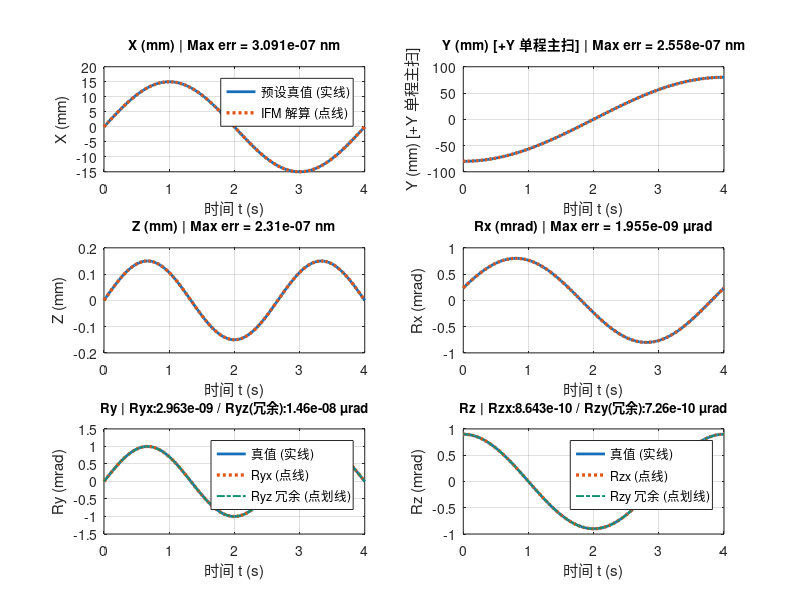

Write the MATLAB code that produced this figure. (Note: this script raises an error after producing the figure.)
%% sim_ws_ifm_6dof_animation_v6.m
% 基于用户提供的 v5 扫描、显示和光线追迹，修正其名义光路的 IFM 解算。
% sim_ws_ifm_6dof_animation_v6          显示修正 C1 的动画、时序和残差
% r = sim_ws_ifm_6dof_animation_v6(false)  批量返回 C0、原 C1 和修正 C1 及逐帧残差
% 位置和 IFM 读数用 mm，角度用 rad。输出端口中的 C0 Ryz 沿用 DOCX 字面数值约定。
%
function results = sim_ws_ifm_6dof_animation_v6(showAnimation)
    if nargin < 1
        showAnimation = true;
    end
    if showAnimation
        clc; close all;
    end

    %% ==================== 1. 用户可调仿真、标记点与夸张参数 ====================
    T_total  = 4.0;      % 单程扫描时长 (s)
    N_frames = 121;      % 单程帧数
    t = linspace(0, T_total, N_frames).';
    u = t / T_total;

    % WS 内部标记点（WS 局部坐标系，单位 mm）
    P_ws_local = [0.0; 0.0; -60.0];

    % 视觉夸张倍率（仅用于 Fig 1 动画显示；物理追迹与解算均使用真实小角度位姿）
    vis.X = 1.0;
    vis.Y = 1.0;
    vis.Z = 40.0;                    % Z 夸张 40 倍（0.15 mm -> 6.0 mm）
    vis.R = deg2rad(1.0) / 1.0e-3;   % 旋转夸张 ~17.45 倍（真实 1 mrad -> 动画 1 deg）

    loop_playback = true;  % Fig 1 循环播放（关闭 Fig 1 窗口自动停止）
    pause_dt      = 0.06;  % 播放速率设为 v4 的 50%（0.03 s -> 0.06 s/帧）
    save_gif      = false; % 设为 true 可在第 1 轮导出 'ws_ifm_6dof_motion_v6.gif'
    gif_file      = 'ws_ifm_6dof_motion_v6.gif';

    %% ==================== 2. CAD 精确几何参数与 Z/Ryz 装调标定 ====================
    cfg = init_ifm_geometry();
    [theta_Z, theta_Ryz] = calibrate_z_and_ryz_models(cfg);
    c0Params = nominal_c0_parameters(cfg);

    %% ==================== 3. 规划 WS 沿 +Y 单程扫描 + 5 自由度伴随运动 ====================
    Y_true  = -80.0   + 160.0 * (0.5 - 0.5*cos(pi*u));  % mm（+Y 单程）
    X_true  =  15.0   * sin(2*pi*u);                    % mm
    Z_true  =  0.15   * sin(3*pi*u);                    % mm
    Rx_true =  0.8e-3 * sin(2*pi*u + 0.3);              % rad（±0.8 mrad）
    Ry_true =  1.0e-3 * sin(3*pi*u);                    % rad（±1.0 mrad）
    Rz_true =  0.9e-3 * cos(2*pi*u);                    % rad（±0.9 mrad）

    pose_true = [X_true, Y_true, Z_true, Rx_true, Ry_true, Rz_true];

    %% ==================== 4. 逐时刻 8 光束追迹读数 + 8 通道（含 2 冗余）解算 ====================
    beams_hist = zeros(N_frames, 8);
    dof8_hist = zeros(N_frames, 8);
    c0 = zeros(N_frames, 8);
    c1 = zeros(N_frames, 8);
    for k = 1:N_frames
        m = measure_ifm(pose_true(k, :), cfg);
        beams_hist(k, :) = [m.x1, m.x2, m.x3, m.y1, m.y2, m.y3, m.z1, m.z2];
        c1(k,:) = solve_c1_v5(m,cfg,theta_Z,theta_Ryz);
        c0(k,:) = solve_ifm_c0(m,cfg,c0Params,c1(k,:));
        dof8_hist(k,:) = solve_ifm_c1_corrected(m,cfg);
    end

    % 计算全部 8 个通道的解算残差（位置单位 nm，角度单位 urad）
    res_X   = (dof8_hist(:,1) - X_true)  * 1e6;
    res_Y   = (dof8_hist(:,2) - Y_true)  * 1e6;
    res_Z   = (dof8_hist(:,3) - Z_true)  * 1e6;
    res_Rx  = (dof8_hist(:,4) - Rx_true) * 1e6;
    res_Ryx = (dof8_hist(:,5) - Ry_true) * 1e6;
    res_Ryz = (dof8_hist(:,6) - Ry_true) * 1e6;
    res_Rzx = (dof8_hist(:,7) - Rz_true) * 1e6;
    res_Rzy = (dof8_hist(:,8) - Rz_true) * 1e6;

    fprintf('============ v6 修正 C1 单程 +Y 扫描残差统计 (Max / RMS) ============\n');
    fprintf('  X   (平移投影)         : Max = %11.4g nm   | RMS = %11.4g nm\n',   max(abs(res_X)),   rms(res_X));
    fprintf('  Y   (平移投影)     : Max = %11.4g nm   | RMS = %11.4g nm\n',   max(abs(res_Y)),   rms(res_Y));
    fprintf('  Z   (Z 均值)         : Max = %11.4g nm   | RMS = %11.4g nm\n',   max(abs(res_Z)),   rms(res_Z));
    fprintf('  Rx  (Y1/Y2/Y3)     : Max = %11.4g urad | RMS = %11.4g urad\n', max(abs(res_Rx)),  rms(res_Rx));
    fprintf('  Ryx (X1/X2/X3 主控): Max = %11.4g urad | RMS = %11.4g urad\n', max(abs(res_Ryx)), rms(res_Ryx));
    fprintf('  Ryz (Z 差分冗余)  : Max = %11.4g urad | RMS = %11.4g urad\n', max(abs(res_Ryz)), rms(res_Ryz));
    fprintf('  Rzx (X 主偏航)  : Max = %11.4g urad | RMS = %11.4g urad\n', max(abs(res_Rzx)), rms(res_Rzx));
    fprintf('  Rzy (Y 偏航冗余)  : Max = %11.4g urad | RMS = %11.4g urad\n', max(abs(res_Rzy)), rms(res_Rzy));
    fprintf('========================================================================\n');

    truth8 = pose_true(:,[1,2,3,4,5,5,6,6]);
    results = struct('time_s',t,'truePose',pose_true,'truth8',truth8, ...
        'readout_mm',beams_hist,'C0',c0,'C1',c1,'C1Corrected',dof8_hist, ...
        'C0Error',c0-truth8,'C1Error',c1-truth8,'C1CorrectedError',dof8_hist-truth8, ...
        'C0Parameters',c0Params);
    if ~showAnimation
        return
    end

    %% ==================== 5. Fig 2：6 自由度预设真值（实线）vs 解算结果（点线） ====================
    fig2 = figure(2); clf(fig2);
    set(fig2, 'Name', 'Fig 2 (v6): 6-DOF 预设真值（实线）与 IFM 解算结果（点线，含冗余项）', ...
        'Color', 'w', 'Position', [740, 80, 720, 700]);

    col_true = [0.08, 0.43, 0.72];
    col_est  = [0.88, 0.33, 0.08];
    col_red  = [0.06, 0.56, 0.44];

    labels_pos = {'X (mm)', 'Y (mm) [+Y 单程主扫]', 'Z (mm)'};
    res_pos_cell = {res_X, res_Y, res_Z};
    for i = 1:3
        subplot(3, 2, i);
        plot(t, pose_true(:, i), '-', 'Color', col_true, 'LineWidth', 2.0); hold on;
        plot(t, dof8_hist(:, i), ':', 'Color', col_est,  'LineWidth', 2.4);
        grid on; xlabel('时间 t (s)'); ylabel(labels_pos{i});
        title(sprintf('%s | Max err = %.4g nm', labels_pos{i}, max(abs(res_pos_cell{i}))), ...
              'FontSize', 9.8, 'FontWeight', 'bold');
        if i == 1
            legend({'预设真值 (实线)', 'IFM 解算 (点线)'}, 'Location', 'best');
        end
    end

    subplot(3, 2, 4);
    plot(t, Rx_true*1e3, '-', 'Color', col_true, 'LineWidth', 2.0); hold on;
    plot(t, dof8_hist(:,4)*1e3, ':', 'Color', col_est, 'LineWidth', 2.4);
    grid on; xlabel('时间 t (s)'); ylabel('Rx (mrad)');
    title(sprintf('Rx (mrad) | Max err = %.4g \\murad', max(abs(res_Rx))), ...
          'FontSize', 9.8, 'FontWeight', 'bold');

    subplot(3, 2, 5);
    plot(t, Ry_true*1e3, '-', 'Color', col_true, 'LineWidth', 2.0); hold on;
    plot(t, dof8_hist(:,5)*1e3, ':',  'Color', col_est, 'LineWidth', 2.4);
    plot(t, dof8_hist(:,6)*1e3, '-.', 'Color', col_red, 'LineWidth', 1.4);
    grid on; xlabel('时间 t (s)'); ylabel('Ry (mrad)');
    title(sprintf('Ry | Ryx:%.4g / Ryz(冗余):%.4g \\murad', max(abs(res_Ryx)), max(abs(res_Ryz))), ...
          'FontSize', 9.5, 'FontWeight', 'bold');
    legend({'真值 (实线)', 'Ryx (点线)', 'Ryz 冗余 (点划线)'}, 'Location', 'best');

    subplot(3, 2, 6);
    plot(t, Rz_true*1e3, '-', 'Color', col_true, 'LineWidth', 2.0); hold on;
    plot(t, dof8_hist(:,7)*1e3, ':',  'Color', col_est, 'LineWidth', 2.4);
    plot(t, dof8_hist(:,8)*1e3, '-.', 'Color', col_red, 'LineWidth', 1.4);
    grid on; xlabel('时间 t (s)'); ylabel('Rz (mrad)');
    title(sprintf('Rz | Rzx:%.4g / Rzy(冗余):%.4g \\murad', max(abs(res_Rzx)), max(abs(res_Rzy))), ...
          'FontSize', 9.5, 'FontWeight', 'bold');
    legend({'真值 (实线)', 'Rzx (点线)', 'Rzy 冗余 (点划线)'}, 'Location', 'best');

    sgtitle('Fig 2 (v6)：WS +Y 单程扫描 6-DOF 预设真值（实线）与 8 通道 IFM 解算（点线）', ...
            'FontSize', 12, 'FontWeight', 'bold');

    %% ==================== 6. 新增 Fig 3：解算结果与真实结果的残差时序图 ====================
    fig3 = figure(3); clf(fig3);
    set(fig3, 'Name', 'Fig 3 (v6): IFM 解算残差时序图（解算值 - 真实值，含冗余通道）', ...
        'Color', 'w', 'Position', [820, 40, 720, 700]);

    % 1-ΔX, 2-ΔY, 3-ΔZ (nm)
    res_pos_titles = {'\DeltaX 残差', '\DeltaY 残差', '\DeltaZ 残差'};
    for i = 1:3
        subplot(3, 2, i);
        r = res_pos_cell{i};
        yline(0, '--', 'Color', [0.65, 0.70, 0.75], 'LineWidth', 0.9); hold on;
        plot(t, r, '-', 'Color', col_true, 'LineWidth', 1.7);
        grid on; xlabel('时间 t (s)'); ylabel('残差 (nm)');
        title(sprintf('%s | Max=%.4g / RMS=%.4g nm', res_pos_titles{i}, max(abs(r)), rms(r)), ...
              'FontSize', 9.4, 'FontWeight', 'bold');
    end

    % 4-ΔRx (urad)
    subplot(3, 2, 4);
    yline(0, '--', 'Color', [0.65, 0.70, 0.75], 'LineWidth', 0.9); hold on;
    plot(t, res_Rx, '-', 'Color', col_true, 'LineWidth', 1.7);
    grid on; xlabel('时间 t (s)'); ylabel('残差 (\murad)');
    title(sprintf('\\DeltaRx 残差 | Max=%.4g / RMS=%.4g \\murad', max(abs(res_Rx)), rms(res_Rx)), ...
          'FontSize', 9.4, 'FontWeight', 'bold');

    % 5-ΔRy (Ryx 主控 vs Ryz 冗余)
    subplot(3, 2, 5);
    yline(0, '--', 'Color', [0.65, 0.70, 0.75], 'LineWidth', 0.9); hold on;
    plot(t, res_Ryx, '-',  'Color', col_est, 'LineWidth', 1.7);
    plot(t, res_Ryz, '--', 'Color', col_red, 'LineWidth', 1.6);
    grid on; xlabel('时间 t (s)'); ylabel('残差 (\murad)');
    title(sprintf('\\DeltaRy | Ryx:%.4g / Ryz(冗余):%.4g \\murad', max(abs(res_Ryx)), max(abs(res_Ryz))), ...
          'FontSize', 9.3, 'FontWeight', 'bold');
    legend({'0 基准', '\DeltaRyx (主控)', '\DeltaRyz (冗余)'}, 'Location', 'best');

    % 6-ΔRz (Rzx 主偏航 vs Rzy 冗余)
    subplot(3, 2, 6);
    yline(0, '--', 'Color', [0.65, 0.70, 0.75], 'LineWidth', 0.9); hold on;
    plot(t, res_Rzx, '-',  'Color', col_est, 'LineWidth', 1.7);
    plot(t, res_Rzy, '--', 'Color', col_red, 'LineWidth', 1.6);
    grid on; xlabel('时间 t (s)'); ylabel('残差 (\murad)');
    title(sprintf('\\DeltaRz | Rzx:%.4g / Rzy(冗余):%.4g \\murad', max(abs(res_Rzx)), max(abs(res_Rzy))), ...
          'FontSize', 9.3, 'FontWeight', 'bold');
    legend({'0 基准', '\DeltaRzx (式 3)', '\DeltaRzy (式 4 冗余)'}, 'Location', 'best');

    sgtitle('Fig 3 (v6)：WS 六自由度解算残差时序图（解算结果 - 预设真值）', ...
            'FontSize', 12, 'FontWeight', 'bold');

    %% ==================== 7. 预计算 WS 内部标记点空间轨迹（夸张位姿） ====================
    traj_vis = zeros(3, N_frames);
    for k = 1:N_frames
        pt = pose_true(k, :);
        pose_vis_k = [pt(1)*vis.X, pt(2)*vis.Y, pt(3)*vis.Z, ...
                      pt(4)*vis.R, pt(5)*vis.R, pt(6)*vis.R];
        T_v = pose_vis_k(1:3).';
        R_v = rot_x(pose_vis_k(4)) * rot_y(pose_vis_k(5)) * rot_z(pose_vis_k(6));
        traj_vis(:, k) = R_v * (P_ws_local + T_v);
    end

    %% ==================== 8. Fig 1：左侧 3D 往返反射光路循环动画（50% 速率）+ 右侧实时面板 ====================
    fig1 = figure(1); clf(fig1);
    set(fig1, 'Name', 'Fig 1 (v6): WS +Y 单程循环动画（50% 速率，含入射/反射光路与 8 通道面板）', ...
        'Color', 'w', 'Position', [20, 60, 1150, 710]);

    ax = axes('Parent', fig1, 'Position', [0.04, 0.13, 0.61, 0.77]);
    hold(ax, 'on'); axis(ax, 'equal'); grid(ax, 'on');
    xlabel(ax, 'X (mm)'); ylabel(ax, 'Y (mm)'); zlabel(ax, 'Z (mm)');
    xlim(ax, [-560, 560]); ylim(ax, [-480, 320]); zlim(ax, [-260, 250]);
    view(ax, -120, 24);
    camproj(ax, 'orthographic');

    ax_hud = axes('Parent', fig1, 'Position', [0.68, 0.08, 0.30, 0.84], 'Visible', 'off');
    xlim(ax_hud, [0, 1]); ylim(ax_hud, [0, 1]);
    h_hud = text(ax_hud, 0.02, 0.98, '', ...
        'FontName', 'FixedWidth', 'FontSize', 9.3, ...
        'VerticalAlignment', 'top', 'HorizontalAlignment', 'left', ...
        'BackgroundColor', [0.97, 0.98, 0.99], ...
        'EdgeColor', [0.76, 0.82, 0.88], 'Margin', 8, 'Interpreter', 'none');

    % 8.1 静止部件
    draw_static_box(ax, -542.5, -82.5, -64, -36, 178.5, 187.0, [0.22, 0.64, 0.52], 0.60);
    draw_static_box(ax,   82.5, 542.5, -64, -36, 178.5, 187.0, [0.22, 0.64, 0.52], 0.60);
    draw_static_cylinder(ax, -0.545, 0.077, 92, 192, 23, [0.42, 0.32, 0.72], 0.28);
    text(ax, -312, -50, 206, 'ZMirror\_Left (固定)',  'Color', [0.07, 0.37, 0.35], 'FontWeight', 'bold', 'HorizontalAlignment', 'center');
    text(ax,  312, -50, 206, 'ZMirror\_Right (固定)', 'Color', [0.07, 0.37, 0.35], 'FontWeight', 'bold', 'HorizontalAlignment', 'center');
    text(ax,    0,   0, 212, 'AA (Athena)',           'Color', [0.25, 0.16, 0.48], 'FontWeight', 'bold', 'HorizontalAlignment', 'center');

    % 8.2 移动部件（半透明 WS 便于观察内部点轨迹）
    [V_ws0, F_ws, C_ws] = build_ws_mesh(cfg);
    th = linspace(0, 2*pi, 60);
    V_waf0 = [cfg.wafer_r*cos(th); cfg.wafer_r*sin(th); zeros(size(th))];

    h_ws  = patch(ax, 'Vertices', V_ws0.', 'Faces', F_ws, 'FaceVertexCData', C_ws, ...
                  'FaceColor', 'flat', 'EdgeColor', [0.25, 0.33, 0.42], 'FaceAlpha', 0.40, 'LineWidth', 0.8);
    h_waf = patch(ax, 'XData', V_waf0(1,:), 'YData', V_waf0(2,:), 'ZData', V_waf0(3,:), ...
                  'FaceColor', [0.58, 0.76, 0.87], 'EdgeColor', [0.12, 0.23, 0.37], 'FaceAlpha', 0.52);

    h_axX = plot3(ax, [0, 90], [0, 0],  [0, 0],  'Color', [0.85, 0.15, 0.15], 'LineWidth', 2.0);
    h_axY = plot3(ax, [0, 0],  [0, 90], [0, 0],  'Color', [0.10, 0.62, 0.24], 'LineWidth', 2.0);
    h_axZ = plot3(ax, [0, 0],  [0, 0],  [0, 90], 'Color', [0.15, 0.32, 0.85], 'LineWidth', 2.0);

    % 8.3 WS 内部标记点与三维点图轨迹
    plot3(ax, traj_vis(1,:), traj_vis(2,:), traj_vis(3,:), '.', ...
          'Color', [0.88, 0.55, 0.62], 'MarkerSize', 6);
    h_traj_dots = plot3(ax, nan, nan, nan, 'o', ...
          'MarkerSize', 4.5, 'MarkerFaceColor', [0.88, 0.10, 0.26], 'MarkerEdgeColor', 'none');
    h_ws_point  = plot3(ax, nan, nan, nan, 'o', ...
          'MarkerSize', 9.5, 'MarkerFaceColor', [1.00, 0.15, 0.25], 'MarkerEdgeColor', 'k', 'LineWidth', 1.2);

    % 8.4 10 条入射/去程光（实线）+ 10 条镜面反射回程光（虚线）
    col_X     = [0.08, 0.43, 0.72];  col_X_ret  = [0.22, 0.66, 0.95];
    col_Y     = [0.48, 0.25, 0.63];  col_Y_ret  = [0.76, 0.45, 0.90];
    col_ZF    = [0.88, 0.33, 0.08];  col_ZF_ret = [0.98, 0.60, 0.14];
    col_ZR    = [0.04, 0.55, 0.56];  col_ZR_ret = [0.20, 0.80, 0.76];

    h_ray_X_in  = gobjects(3, 1);  h_ray_X_ret  = gobjects(3, 1);
    h_ray_Y_in  = gobjects(3, 1);  h_ray_Y_ret  = gobjects(3, 1);
    h_ray_ZF_in = gobjects(2, 1);  h_ray_ZF_ret = gobjects(2, 1);
    h_ray_ZR_in = gobjects(2, 1);  h_ray_ZR_ret = gobjects(2, 1);

    for i = 1:3
        h_ray_X_in(i)  = plot3(ax, nan, nan, nan, '-',  'Color', col_X,     'LineWidth', 1.9, 'Marker', 'o', 'MarkerSize', 3.6);
        h_ray_X_ret(i) = plot3(ax, nan, nan, nan, '--', 'Color', col_X_ret, 'LineWidth', 1.4, 'Marker', '^', 'MarkerSize', 3.2);
        h_ray_Y_in(i)  = plot3(ax, nan, nan, nan, '-',  'Color', col_Y,     'LineWidth', 1.9, 'Marker', 'o', 'MarkerSize', 3.6);
        h_ray_Y_ret(i) = plot3(ax, nan, nan, nan, '--', 'Color', col_Y_ret, 'LineWidth', 1.4, 'Marker', '^', 'MarkerSize', 3.2);
    end
    for i = 1:2
        h_ray_ZF_in(i)  = plot3(ax, nan, nan, nan, '-',  'Color', col_ZF,     'LineWidth', 2.1, 'Marker', 'o', 'MarkerSize', 3.6);
        h_ray_ZF_ret(i) = plot3(ax, nan, nan, nan, '--', 'Color', col_ZF_ret, 'LineWidth', 1.5, 'Marker', '^', 'MarkerSize', 3.2);
        h_ray_ZR_in(i)  = plot3(ax, nan, nan, nan, '-',  'Color', col_ZR,     'LineWidth', 1.7, 'Marker', 'o', 'MarkerSize', 3.0);
        h_ray_ZR_ret(i) = plot3(ax, nan, nan, nan, '--', 'Color', col_ZR_ret, 'LineWidth', 1.3, 'Marker', '^', 'MarkerSize', 2.8);
    end

    legend(ax, [h_ray_X_in(1), h_ray_Y_in(1), h_ray_ZF_in(1), h_ray_ZR_in(1), ...
                h_ray_X_ret(1), h_ray_ZF_ret(1), h_ws_point, h_traj_dots], ...
           {'X1-X3 入射', 'Y1-Y3 入射', 'Z1/Z2 折返去程', 'Z1/Z2 参考入射', ...
            'XY 反射回程(虚线)', 'Z 反射回程(虚线)', 'WS 内部点', '内部点轨迹(点图)'}, ...
           'Location', 'southoutside', 'NumColumns', 4, 'FontSize', 8.5);

    % 8.5 循环播放主循环（50% 播放速率）
    loop_idx = 0;
    while ishandle(fig1)
        loop_idx = loop_idx + 1;
        for k = 1:N_frames
            if ~ishandle(fig1), break; end
            pt = pose_true(k, :);
            pose_vis = [pt(1)*vis.X, pt(2)*vis.Y, pt(3)*vis.Z, ...
                        pt(4)*vis.R, pt(5)*vis.R, pt(6)*vis.R];

            T_v = pose_vis(1:3).';
            R_v = rot_x(pose_vis(4)) * rot_y(pose_vis(5)) * rot_z(pose_vis(6));
            V_ws_now  = R_v * (V_ws0  + T_v);
            V_waf_now = R_v * (V_waf0 + T_v);
            set(h_ws,  'Vertices', V_ws_now.');
            set(h_waf, 'XData', V_waf_now(1,:), 'YData', V_waf_now(2,:), 'ZData', V_waf_now(3,:));

            O_v = R_v * T_v;
            ex  = O_v + R_v * [90; 0; 0];
            ey  = O_v + R_v * [0; 90; 0];
            ez  = O_v + R_v * [0; 0; 90];
            set(h_axX, 'XData', [O_v(1), ex(1)], 'YData', [O_v(2), ex(2)], 'ZData', [O_v(3), ex(3)]);
            set(h_axY, 'XData', [O_v(1), ey(1)], 'YData', [O_v(2), ey(2)], 'ZData', [O_v(3), ey(3)]);
            set(h_axZ, 'XData', [O_v(1), ez(1)], 'YData', [O_v(2), ez(2)], 'ZData', [O_v(3), ez(3)]);

            set(h_traj_dots, 'XData', traj_vis(1, 1:k), 'YData', traj_vis(2, 1:k), 'ZData', traj_vis(3, 1:k));
            set(h_ws_point,  'XData', traj_vis(1, k),   'YData', traj_vis(2, k),   'ZData', traj_vis(3, k));

            paths = trace_visual_paths_with_reflection(pose_vis, cfg);
            for i = 1:3
                set(h_ray_X_in(i),  'XData', paths.X_in{i}(1,:),  'YData', paths.X_in{i}(2,:),  'ZData', paths.X_in{i}(3,:));
                set(h_ray_X_ret(i), 'XData', paths.X_ret{i}(1,:), 'YData', paths.X_ret{i}(2,:), 'ZData', paths.X_ret{i}(3,:));
                set(h_ray_Y_in(i),  'XData', paths.Y_in{i}(1,:),  'YData', paths.Y_in{i}(2,:),  'ZData', paths.Y_in{i}(3,:));
                set(h_ray_Y_ret(i), 'XData', paths.Y_ret{i}(1,:), 'YData', paths.Y_ret{i}(2,:), 'ZData', paths.Y_ret{i}(3,:));
            end
            for i = 1:2
                set(h_ray_ZF_in(i),  'XData', paths.ZF_in{i}(1,:),  'YData', paths.ZF_in{i}(2,:),  'ZData', paths.ZF_in{i}(3,:));
                set(h_ray_ZF_ret(i), 'XData', paths.ZF_ret{i}(1,:), 'YData', paths.ZF_ret{i}(2,:), 'ZData', paths.ZF_ret{i}(3,:));
                set(h_ray_ZR_in(i),  'XData', paths.ZR_in{i}(1,:),  'YData', paths.ZR_in{i}(2,:),  'ZData', paths.ZR_in{i}(3,:));
                set(h_ray_ZR_ret(i), 'XData', paths.ZR_ret{i}(1,:), 'YData', paths.ZR_ret{i}(2,:), 'ZData', paths.ZR_ret{i}(3,:));
            end

            title(ax, sprintf('Fig 1 (v6)：+Y 单程循环 [第 %d 轮, 0.5x 速率]  t=%.2fs  (实线入射 / 虚线反射)', ...
                  loop_idx, t(k)), 'FontSize', 10.2, 'FontWeight', 'bold');

            b = beams_hist(k, :);
            d = dof8_hist(k, :);
            hud_lines = { ...
                sprintf('====== 实时状态 (t = %.2f s) ======', t(k)), ...
                '【8 个 IFM 读数头单程光程变化】', ...
                sprintf('  X1 (上排) : %+10.6f mm', b(1)), ...
                sprintf('  X2 (上排) : %+10.6f mm', b(2)), ...
                sprintf('  X3 (下排) : %+10.6f mm', b(3)), ...
                sprintf('  Y1 (上排) : %+10.6f mm', b(4)), ...
                sprintf('  Y2 (上排) : %+10.6f mm', b(5)), ...
                sprintf('  Y3 (下排) : %+10.6f mm', b(6)), ...
                sprintf('  Z1 (净值) : %+10.6f mm', b(7)), ...
                sprintf('  Z2 (净值) : %+10.6f mm', b(8)), ...
                '------------------------------------', ...
                '【8 个自由度解算结果 (含 2 冗余)】', ...
                sprintf('  1. X   [式1]     : %+9.5f mm',   d(1)), ...
                sprintf('  2. Y   [式2]     : %+9.5f mm',   d(2)), ...
                sprintf('  3. Z   [式5]     : %+9.5f mm',   d(3)), ...
                sprintf('  4. Rx  [Y1-Y3]   : %+9.5f mrad', d(4)*1e3), ...
                sprintf('  5. Ryx [X1-X3主] : %+9.5f mrad', d(5)*1e3), ...
                sprintf('  6. Ryz [式6冗余] : %+9.5f mrad', d(6)*1e3), ...
                sprintf('  7. Rzx [式3主]   : %+9.5f mrad', d(7)*1e3), ...
                sprintf('  8. Rzy [式4冗余] : %+9.5f mrad', d(8)*1e3), ...
                '------------------------------------', ...
                '【冗余一致性实时差值】', ...
                sprintf('  |Ryz - Ryx| : %7.4f urad', abs(d(6)-d(5))*1e6), ...
                sprintf('  |Rzy - Rzx| : %7.4f urad', abs(d(8)-d(7))*1e6) };
            set(h_hud, 'String', hud_lines);

            drawnow;
            if save_gif && loop_idx == 1
                frame = getframe(fig1);
                [imind, cm] = rgb2ind(frame2im(frame), 256);
                if k == 1
                    imwrite(imind, cm, gif_file, 'gif', 'Loopcount', inf, 'DelayTime', pause_dt);
                else
                    imwrite(imind, cm, gif_file, 'gif', 'WriteMode', 'append', 'DelayTime', pause_dt);
                end
            else
                pause(pause_dt);
            end
        end
        if ~loop_playback
            break;
        end
    end
end

%% ========================================================================
%  几何初始化（严格对应 build_ifm_agent.FCMacro）
% =========================================================================
function cfg = init_ifm_geometry()
    cfg.wafer_r = 122.0;
    cfg.kx   = 400.0;  cfg.ly = 380.0;
    cfg.Kx   = 480.0;  cfg.Ly = 425.0;
    cfg.ax   = 43.5;   cfg.ay = 32.5;
    cfg.cx   = 210.0 / 4.0;  cfg.cy = 180.0 / 4.0;
    cfg.y_x1 = -105.0; cfg.y_x2 = 105.0; cfg.y_x3 = -20.0; cfg.z_x3 = -98.5;
    cfg.x_y1 =  -90.0; cfg.x_y2 =  90.0; cfg.x_y3 =  15.0; cfg.z_y3 = -100.5;
    cfg.dz_x = (-cfg.ax) - cfg.z_x3;
    cfg.dz_y = (-cfg.ay) - cfg.z_y3;

    cfg.z_head_x = 490.0;
    cfg.z_y      = -50.0;
    cfg.z_fold_x = 232.5;
    cfg.z_fold_z = -159.0;
    cfg.z_ref_z  = -114.5;
    cfg.z_top    = 178.5;
    cfg.kze      = 2.0 * cfg.z_fold_x;

    cfg.opl0 = trace_all_beams([0,0,0,0,0,0], cfg, true);
end

%% ========================================================================
%  8 光束 IFM 闭环解算全部 8 通道（6 自由度 + 2 冗余项 Ryz, Rzy）
% =========================================================================
function dof8 = solve_c1_v5(m, cfg, theta_Z, theta_Ryz)
    Rzy_est = m.my2 / (4.0 * cfg.cy);
    Ryx_est = ((m.mx1 - m.x3) - cfg.y_x3 * Rzy_est) / cfg.dz_x;
    Rx_est  = -((m.my1 - m.y3) + cfg.x_y3 * Rzy_est) / cfg.dz_y + Ryx_est * Rzy_est;
    Rzx_est = m.mx2 / (4.0 * cfg.cx) - Rx_est * Ryx_est;
    Rz_use  = Rzx_est;

    X_est = m.mx1;
    Y_est = m.my1;
    for iter = 1:3
        X_est = m.mx1 ...
              + ((X_est + cfg.Kx - cfg.kx/2)/2.0) * (Ryx_est^2 + Rz_use^2) ...
              + (cfg.Kx/2.0) * (Ryx_est^2 + Rz_use^2) ...
              + cfg.ax * Ryx_est;
        Y_est = m.my1 ...
              + ((Y_est + cfg.Ly - cfg.ly/2)/2.0) * (Rx_est^2 + Rz_use^2) ...
              + (cfg.Ly/2.0) * (Rx_est^2 + Rz_use^2) ...
              - cfg.ay * Rx_est;
    end

    Phi_Z = [m.mz1 + X_est*Rx_est*Rz_use, ...
             Y_est, X_est, Rx_est, Ryx_est, Rz_use, ...
             X_est*Ryx_est, X_est*Rz_use, Y_est*Ryx_est, X_est*Rx_est, ...
             Ryx_est^2, Rz_use^2, Rx_est^2, Rx_est*Rz_use];
    Z_est = Phi_Z * theta_Z;

    lead_ryz = (m.mz2 / cfg.kze) * (1.0 - 2.0*Z_est/cfg.kze) ...
             + (2.0/cfg.kze)*X_est*(Rx_est^2) + (4.0/cfg.kze)*X_est*(Ryx_est^2);
    Phi_Ryz = [lead_ryz, ...
               X_est, Y_est, Z_est, ...
               Rx_est, Rz_use, ...
               X_est*Rx_est, X_est*Ryx_est, X_est*Rz_use, ...
               Rx_est^2, Rx_est*Rz_use, Ryx_est^2];
    Ryz_est = Phi_Ryz * theta_Ryz;

    dof8 = [X_est, Y_est, Z_est, Rx_est, Ryx_est, Ryz_est, Rzx_est, Rzy_est];
end

function params = nominal_c0_parameters(cfg)
    % Keep C0's coefficient roles. Obtain its nominal Z coefficients from
    % zero-pose path derivatives, independently of the evaluated trajectory.
    zError = @(q) c0_z_residual(q,cfg);
    zDiff  = @(q) z_difference(q,cfg);
    h = [1,1,.1,1e-4,1e-4,1e-4];
    params.kx = 530;  % DOCX stage body width; cfg.kx is the spacing of X faces
    params.kze = derivative1(zDiff,5,1e-6);
    params.sfryz = 1; % literal numeric comparison; the DOCX omits its value/unit
    params.z = [derivative1(zError,2,h(2)), derivative1(zError,1,h(1)), ...
                derivative1(zError,4,h(4)), derivative1(zError,5,h(5)),...
                derivative1(zError,6,h(6)), ...
                derivative2(zError,1,5,h), derivative2(zError,1,6,h),...
                derivative2(zError,2,5,h), derivative2(zError,1,4,h),...
                derivative2(zError,5,5,h)/2, derivative2(zError,6,6,h)/2,...
                derivative2(zError,4,4,h)/2, derivative2(zError,4,6,h)];
    params.drxza = -derivative2(zDiff,4,6,h)/params.kze;
end

function val = c0_z_residual(q,cfg)
    m = measure_ifm(q,cfg);
    val = q(3) - m.mz1 - q(1)*q(4)*q(6);
end

function val = z_difference(q,cfg)
    m = measure_ifm(q,cfg);
    val = m.mz2;
end

function val = derivative1(fun,j,step)
    delta = zeros(1,6);
    delta(j) = step;
    val = (fun(delta)-fun(-delta))/(2*step);
end

function val = derivative2(fun,i,j,steps)
    a = zeros(1,6);
    b = zeros(1,6);
    a(i) = steps(i);
    b(j) = steps(j);
    val = (fun(a+b)-fun(a-b)-fun(-a+b)+fun(-a-b))/(4*steps(i)*steps(j));
end

function dof = solve_ifm_c0(m,cfg,params,c1)
    % C0: DOCX pages 1 and 4. Ideal zero scale errors/misalignment.
    % Both historical formulas use the same readout-derived Rx/Ryx.
    rx = c1(4);
    ry = c1(5);
    rzx = m.mx2/(4*cfg.cx)-rx*ry;
    rzy = m.my2/(4*cfg.cy);
    rz = rzx;
    axSelf = (ry^2+rz^2)/2;
    aySelf = (rx^2+rz^2)/2;
    x = (m.mx1+(cfg.Kx-params.kx/2)*axSelf+cfg.Kx*axSelf-cfg.ax*ry)/(1-axSelf);
    y = (m.my1+(-cfg.Ly+cfg.ly/2)*aySelf-cfg.Ly*axSelf+cfg.ay*ry)/(1-aySelf);
    z = m.mz1 + x*rx*rz + [y,x,rx,ry,rz,x*ry,x*rz,y*ry,x*rx,ry^2,rz^2,rx^2,rx*rz]*params.z.';
    arm = params.kze;
    ryz = params.sfryz*(m.mz2*((1-2*z/arm)/arm)^2 ...
           + 2*x*rx^2/arm + 4*x*ry^2/arm + params.drxza*rx*rz);
    dof = [x,y,z,rx,ry,ryz,rzx,rzy];
end

function dof = solve_ifm_c1_corrected(m,cfg)
    % Invert the actual v5 quarter path. With head h and face point p,
    % optical path/4 = (n.'*d)*(n.'*(p-h)) for the two-return trace.
    ux = m.mx2/(4*cfg.cx);
    vx = (m.x3-m.mx1 + cfg.y_x3*ux)/cfg.dz_x;
    uy = m.my2/(4*cfg.cy);
    vy = (m.y3-m.my1 - cfg.x_y3*uy)/cfg.dz_y;
    ax = near_axis_component(ux,vx);
    ay = near_axis_component(uy,vy);
    nx = [ax; ux/ax; vx/ax];
    ny = [-uy/ay; ay; vy/ay];
    nz = cross(nx,ny);
    rx = atan2(-nz(2),nz(3));
    ry = atan2(nz(1),hypot(nz(2),nz(3)));

    % Remove Rx and Ry using the v5 Rx*Ry*Rz order, then use each mirror.
    U = rot_y(-ry)*rot_x(-rx);
    xHeading = U*nx;
    yHeading = U*ny;
    rzx = atan2(xHeading(2),xHeading(1));
    rzy = atan2(-yHeading(1),yHeading(2));

    x = (m.mx1 + (cfg.opl0.x1+cfg.opl0.x2)/8)/ax + cfg.kx/2-cfg.Kx*ax-cfg.ax*nx(3);
    y = (m.my1 + (cfg.opl0.y1+cfg.opl0.y2)/8)/ay + cfg.ly/2-cfg.Ly*ay-cfg.ay*ny(3);

    % At fixed angles all signed plane intersections are affine in Z.
    at_zero_z = measure_ifm([x,y,0,rx,ry,rzx],cfg);
    at_one_z = measure_ifm([x,y,1,rx,ry,rzx],cfg);
    zGain = at_one_z.mz1-at_zero_z.mz1;
    if abs(zGain) < 0.5
        error('WSIFM:ZGain','The geometry does not give a usable Z mean gain.');
    end
    z = (m.mz1-at_zero_z.mz1)/zGain;

    % Independently read pitch from Z difference on the small-attitude branch.
    target = @(pitch) z_difference([x,y,z,rx,pitch,rzx],cfg)-m.mz2;
    branch = [-5e-3,5e-3];
    if target(branch(1))*target(branch(2)) > 0
        error('WSIFM:RyzRange','Z difference is outside the modelled pitch branch.');
    end
    [ryz, rootError, rootStatus] = fzero(target,branch,optimset('TolX',1e-14,'Display','off'));
    if rootStatus <= 0 || abs(rootError) > 1e-9
        error('WSIFM:RyzSolve','The Z-difference equation did not converge.');
    end
    dof = [x,y,z,rx,ry,ryz,rzx,rzy];
end

function n = near_axis_component(u,v)
    discriminant = 1-4*(u*u+v*v);
    if ~isfinite(discriminant) || discriminant < 0
        error('WSIFM:NormalDomain','The readouts cannot reconstruct the near-axis mirror normal.');
    end
    n = sqrt((1+sqrt(discriminant))/2);
end

function [theta_Z, theta_Ryz] = calibrate_z_and_ryz_models(cfg)
    rng(7);
    N_cal = 250;
    p_cal = [(2*rand(N_cal,1)-1)*100, (2*rand(N_cal,1)-1)*100, (2*rand(N_cal,1)-1)*0.4, ...
             (2*rand(N_cal,1)-1)*1.2e-3, (2*rand(N_cal,1)-1)*1.2e-3, (2*rand(N_cal,1)-1)*1.2e-3];
    mz1_cal = zeros(N_cal, 1);
    mz2_cal = zeros(N_cal, 1);
    for k = 1:N_cal
        mk = measure_ifm(p_cal(k,:), cfg);
        mz1_cal(k) = mk.mz1;
        mz2_cal(k) = mk.mz2;
    end
    X = p_cal(:,1); Y = p_cal(:,2); Z = p_cal(:,3);
    Rx = p_cal(:,4); Ry = p_cal(:,5); Rz = p_cal(:,6);

    Phi_Z = [mz1_cal + X.*Rx.*Rz, Y, X, Rx, Ry, Rz, ...
             X.*Ry, X.*Rz, Y.*Ry, X.*Rx, Ry.^2, Rz.^2, Rx.^2, Rx.*Rz];
    theta_Z = Phi_Z \ Z;

    lead_ryz = (mz2_cal ./ cfg.kze) .* (1.0 - 2.0.*Z./cfg.kze) ...
             + (2.0/cfg.kze).*X.*(Rx.^2) + (4.0/cfg.kze).*X.*(Ry.^2);
    Phi_Ryz = [lead_ryz, X, Y, Z, Rx, Rz, ...
               X.*Rx, X.*Ry, X.*Rz, Rx.^2, Rx.*Rz, Ry.^2];
    theta_Ryz = Phi_Ryz \ Ry;
end

%% ========================================================================
%  物理光线追迹（假设 IFM 总能接收反射光并解算光程变化）
% =========================================================================
function m = measure_ifm(pose, cfg)
    opl = trace_all_beams(pose, cfg, false);
    m.x1 = (opl.x1 - cfg.opl0.x1) / 4.0;
    m.x2 = (opl.x2 - cfg.opl0.x2) / 4.0;
    m.x3 = (opl.x3 - cfg.opl0.x3) / 4.0;
    m.y1 = (opl.y1 - cfg.opl0.y1) / 4.0;
    m.y2 = (opl.y2 - cfg.opl0.y2) / 4.0;
    m.y3 = (opl.y3 - cfg.opl0.y3) / 4.0;

    m.mx1 = 0.5 * (m.x1 + m.x2);
    m.mx2 = m.x1 - m.x2;
    m.my1 = 0.5 * (m.y1 + m.y2);
    m.my2 = m.y2 - m.y1;

    m.z1  = -((opl.z1_f - cfg.opl0.z1_f) - (opl.z1_r - cfg.opl0.z1_r)) / 2.0;
    m.z2  = -((opl.z2_f - cfg.opl0.z2_f) - (opl.z2_r - cfg.opl0.z2_r)) / 2.0;
    m.mz1 = 0.5 * (m.z1 + m.z2);
    m.mz2 = m.z1 - m.z2;
end

function opl = trace_all_beams(pose, cfg, is_zero)
    if is_zero
        T = [0;0;0]; R = eye(3);
    else
        T = pose(1:3).';
        R = rot_x(pose(4)) * rot_y(pose(5)) * rot_z(pose(6));
    end
    xform = @(p) R * (p + T);

    mp_xm = xform([-cfg.kx/2; 0; 0]); mn_xm = R * [-1; 0; 0];
    mp_xp = xform([ cfg.kx/2; 0; 0]); mn_xp = R * [ 1; 0; 0];
    mp_ym = xform([0; -cfg.ly/2; 0]); mn_ym = R * [0; -1; 0];

    dx = [1;0;0]; ref_px = [-cfg.Kx;0;0]; ref_nx = [1;0;0];
    p_x1 = [-cfg.Kx; cfg.y_x1; -cfg.ax];
    p_x2 = [-cfg.Kx; cfg.y_x2; -cfg.ax];
    p_x3 = [-cfg.Kx; cfg.y_x3; cfg.z_x3];
    opl.x1 = trace_cc_double_pass(p_x1, dx, mp_xm, mn_xm, p_x1, ref_px, ref_nx);
    opl.x2 = trace_cc_double_pass(p_x2, dx, mp_xm, mn_xm, p_x2, ref_px, ref_nx);
    opl.x3 = trace_cc_double_pass(p_x3, dx, mp_xm, mn_xm, p_x3, ref_px, ref_nx);

    dy = [0;1;0]; ref_py = [0;-cfg.Ly;0]; ref_ny = [0;1;0];
    p_y1 = [cfg.x_y1; -cfg.Ly; -cfg.ay];
    p_y2 = [cfg.x_y2; -cfg.Ly; -cfg.ay];
    p_y3 = [cfg.x_y3; -cfg.Ly; cfg.z_y3];
    opl.y1 = trace_cc_double_pass(p_y1, dy, mp_ym, mn_ym, p_y1, ref_py, ref_ny);
    opl.y2 = trace_cc_double_pass(p_y2, dy, mp_ym, mn_ym, p_y2, ref_py, ref_ny);
    opl.y3 = trace_cc_double_pass(p_y3, dy, mp_ym, mn_ym, p_y3, ref_py, ref_ny);

    zmir_p = [0; 0; cfg.z_top]; zmir_n = [0; 0; -1];
    bp1 = xform([-cfg.z_fold_x; cfg.z_y; cfg.z_fold_z]); bn1 = R * ([-1; 0; 1]/sqrt(2));
    bp2 = xform([ cfg.z_fold_x; cfg.z_y; cfg.z_fold_z]); bn2 = R * ([ 1; 0; 1]/sqrt(2));

    ref_z1p = [-cfg.z_head_x; 0; 0]; ref_z1n = [ 1;0;0];
    ref_z2p = [ cfg.z_head_x; 0; 0]; ref_z2n = [-1;0;0];
    opl.z1_f = trace_z_folded([-cfg.z_head_x; cfg.z_y; cfg.z_fold_z], [ 1;0;0], bp1, bn1, zmir_p, zmir_n, ref_z1p, ref_z1n);
    opl.z1_r = trace_single_pass([-cfg.z_head_x; cfg.z_y; cfg.z_ref_z], [ 1;0;0], mp_xm, mn_xm, ref_z1p, ref_z1n);
    opl.z2_f = trace_z_folded([ cfg.z_head_x; cfg.z_y; cfg.z_fold_z], [-1;0;0], bp2, bn2, zmir_p, zmir_n, ref_z2p, ref_z2n);
    opl.z2_r = trace_single_pass([ cfg.z_head_x; cfg.z_y; cfg.z_ref_z], [-1;0;0], mp_xp, mn_xp, ref_z2p, ref_z2n);
end

%% ========================================================================
%  Fig 1 可视化追迹：严格按三维反射定律生成入射（去程）与反射（回程）光路
% =========================================================================
function paths = trace_visual_paths_with_reflection(pose_vis, cfg)
    T = pose_vis(1:3).';
    R = rot_x(pose_vis(4)) * rot_y(pose_vis(5)) * rot_z(pose_vis(6));
    xform = @(p) R * (p + T);

    mp_xm = xform([-cfg.kx/2; 0; 0]); mn_xm = R * [-1; 0; 0];
    mp_xp = xform([ cfg.kx/2; 0; 0]); mn_xp = R * [ 1; 0; 0];
    mp_ym = xform([0; -cfg.ly/2; 0]); mn_ym = R * [0; -1; 0];

    ref_px = [-cfg.Kx; 0; 0]; ref_nx = [1; 0; 0];
    ref_py = [0; -cfg.Ly; 0]; ref_ny = [0; 1; 0];

    x_starts = {[-cfg.Kx; cfg.y_x1; -cfg.ax], [-cfg.Kx; cfg.y_x2; -cfg.ax], [-cfg.Kx; cfg.y_x3; cfg.z_x3]};
    y_starts = {[cfg.x_y1; -cfg.Ly; -cfg.ay], [cfg.x_y2; -cfg.Ly; -cfg.ay], [cfg.x_y3; -cfg.Ly; cfg.z_y3]};
    for i = 1:3
        [~, p1] = intersect_plane(x_starts{i}, [1;0;0], mp_xm, mn_xm);
        d1 = reflect_ray([1;0;0], mn_xm);
        [~, p2] = intersect_plane(p1, d1, ref_px, ref_nx);
        paths.X_in{i}  = [x_starts{i}, p1];
        paths.X_ret{i} = [p1, p2];

        [~, q1] = intersect_plane(y_starts{i}, [0;1;0], mp_ym, mn_ym);
        dq1 = reflect_ray([0;1;0], mn_ym);
        [~, q2] = intersect_plane(q1, dq1, ref_py, ref_ny);
        paths.Y_in{i}  = [y_starts{i}, q1];
        paths.Y_ret{i} = [q1, q2];
    end

    zmir_p = [0; 0; cfg.z_top]; zmir_n = [0; 0; -1];
    sides = [-1, 1];
    for i = 1:2
        s = sides(i);
        p0_f = [s*cfg.z_head_x; cfg.z_y; cfg.z_fold_z];
        p0_r = [s*cfg.z_head_x; cfg.z_y; cfg.z_ref_z];
        d_in = [-s; 0; 0];
        ref_zp = [s*cfg.z_head_x; 0; 0];
        ref_zn = [-s; 0; 0];

        bp = xform([s*cfg.z_fold_x; cfg.z_y; cfg.z_fold_z]);
        bn = R * ([s; 0; 1]/sqrt(2));
        [~, p1] = intersect_plane(p0_f, d_in, bp, bn);
        d1 = reflect_ray(d_in, bn);
        [~, p2] = intersect_plane(p1, d1, zmir_p, zmir_n);
        paths.ZF_in{i} = [p0_f, p1, p2];

        d2 = reflect_ray(d1, zmir_n);
        [~, p3] = intersect_plane(p2, d2, bp, bn);
        d3 = reflect_ray(d2, bn);
        [~, p4] = intersect_plane(p3, d3, ref_zp, ref_zn);
        paths.ZF_ret{i} = [p2, p3, p4];

        if s == -1
            [~, pr1] = intersect_plane(p0_r, d_in, mp_xm, mn_xm);
            dr1 = reflect_ray(d_in, mn_xm);
        else
            [~, pr1] = intersect_plane(p0_r, d_in, mp_xp, mn_xp);
            dr1 = reflect_ray(d_in, mn_xp);
        end
        [~, pr2] = intersect_plane(pr1, dr1, ref_zp, ref_zn);
        paths.ZR_in{i}  = [p0_r, pr1];
        paths.ZR_ret{i} = [pr1, pr2];
    end
end

%% ========================================================================
%  3D 网格构建与底层几何工具
% =========================================================================
function [V, F, C] = build_ws_mesh(cfg)
    sec = [-200, -1.5; 200, -1.5; 200, -126.5; 265, -191.5; -265, -191.5; -200, -126.5];
    y0 = -cfg.ly/2; y1 = cfg.ly/2;
    V_front = [sec(:,1), repmat(y0, 6, 1), sec(:,2)].';
    V_back  = [sec(:,1), repmat(y1, 6, 1), sec(:,2)].';
    V = [V_front, V_back];

    F = [1, 2, 3, 4, 5, 6; 7, 8, 9, 10, 11, 12];
    col_ws    = [0.78, 0.85, 0.90];
    col_bevel = [0.92, 0.69, 0.19];
    C = [col_ws; col_ws];

    for i = 1:6
        j = mod(i, 6) + 1;
        F = [F; i, j, j+6, i+6, i+6, i+6]; %#ok<AGROW>
        if i == 3 || i == 5
            C = [C; col_bevel]; %#ok<AGROW>
        else
            C = [C; col_ws]; %#ok<AGROW>
        end
    end
end

function draw_static_box(ax, x0, x1, y0, y1, z0, z1, col, alph)
    V = [x0,y0,z0; x1,y0,z0; x1,y1,z0; x0,y1,z0; x0,y0,z1; x1,y0,z1; x1,y1,z1; x0,y1,z1];
    F = [1,2,3,4; 5,6,7,8; 1,2,6,5; 3,4,8,7; 1,4,8,5; 2,3,7,6];
    patch(ax, 'Vertices', V, 'Faces', F, 'FaceColor', col, 'EdgeColor', col*0.45, 'FaceAlpha', alph);
end

function draw_static_cylinder(ax, cx, cy, z0, z1, r, col, alph)
    [Xc, Yc, Zc] = cylinder(r, 28);
    surf(ax, Xc + cx, Yc + cy, Zc*(z1 - z0) + z0, 'FaceColor', col, 'EdgeColor', 'none', 'FaceAlpha', alph);
end

function opl = trace_cc_double_pass(p0, d0, mp, mn, apex, ref_p, ref_n)
    [t1, p1] = intersect_plane(p0, d0, mp, mn);
    d1 = reflect_ray(d0, mn);
    [t23, p2] = intersect_plane(2.0*apex - p1, -d1, mp, mn);
    d3 = reflect_ray(-d1, mn);
    [t4, ~] = intersect_plane(p2, d3, ref_p, ref_n);
    opl = t1 + t23 + t4;
end

function opl = trace_single_pass(p0, d0, mp, mn, ref_p, ref_n)
    [t1, p1] = intersect_plane(p0, d0, mp, mn);
    d1 = reflect_ray(d0, mn);
    [t2, ~] = intersect_plane(p1, d1, ref_p, ref_n);
    opl = t1 + t2;
end

function opl = trace_z_folded(p0, d0, bp, bn, zmir_p, zmir_n, ref_p, ref_n)
    [t1, p1] = intersect_plane(p0, d0, bp, bn);
    d1 = reflect_ray(d0, bn);
    [t2, p2] = intersect_plane(p1, d1, zmir_p, zmir_n);
    d2 = reflect_ray(d1, zmir_n);
    [t3, p3] = intersect_plane(p2, d2, bp, bn);
    d3 = reflect_ray(d2, bn);
    [t4, ~] = intersect_plane(p3, d3, ref_p, ref_n);
    opl = t1 + t2 + t3 + t4;
end

function [t, p_hit] = intersect_plane(p0, d, plane_p, plane_n)
    t = dot(plane_p - p0, plane_n) / dot(d, plane_n);
    p_hit = p0 + t * d;
end

function d_out = reflect_ray(d_in, n)
    d_out = d_in - 2.0 * dot(d_in, n) * n;
end

function R = rot_x(a), c=cos(a); s=sin(a); R=[1,0,0; 0,c,-s; 0,s,c]; end
function R = rot_y(a), c=cos(a); s=sin(a); R=[c,0,s; 0,1,0; -s,0,c]; end
function R = rot_z(a), c=cos(a); s=sin(a); R=[c,-s,0; s,c,0; 0,0,1]; end
